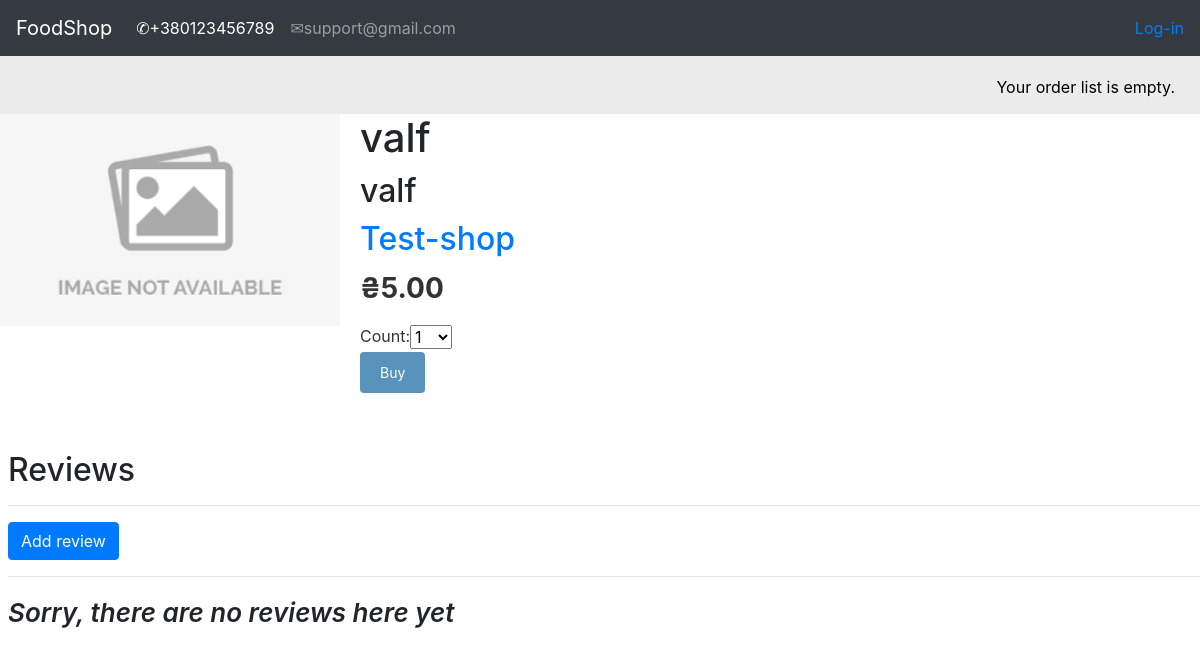
Before: /restaurant/product/2/valf/ with the older database file.
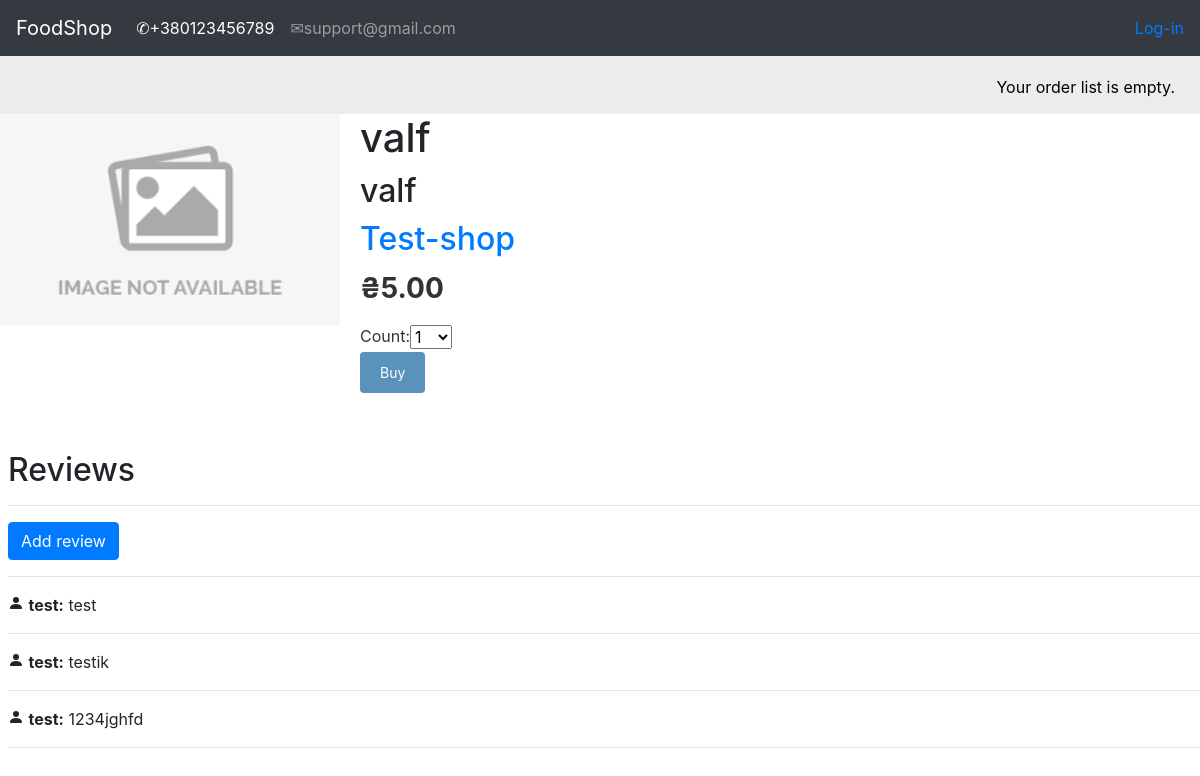
After: the same page with the newer database file.
### shop/models.py (models this page shows)
class Reviews(models.Model):
    product = models.ForeignKey(Product, on_delete=models.CASCADE, related_name='reviews')
    author = models.ForeignKey(settings.AUTH_USER_MODEL, on_delete=models.CASCADE)
    body = models.TextField()
    show = models.BooleanField(default=False)
    created = models.DateTimeField(auto_now_add=True)
    class Meta:
        ordering = ('created',)

### shop/views.py (the view)
# urls.py: path('restaurant/product/<int:id>/<slug:slug>/', views.product_detail, name='product_detail'),
def product_detail(request, id, slug):
    product = Product.objects.get(id=id, slug=slug)
    orderlist_form = OrderListAddProductForm()
    reviews = product.reviews.filter(show=True)
    new_review = None
    if request.method == "POST":
        reviews_form = ReviewsForm(request.POST)
        if reviews_form.is_valid() and request.user.is_authenticated:
            new_review = reviews_form.save(commit=False)
            new_review.product = product
            new_review.author = request.user
            new_review.save()
            reviews_form = ReviewsForm()
            messages.success(request, 'Your review has been successfully submitted for review')
            return HttpResponseRedirect(request.path)
        else:
            return redirect(LOGIN_URL)
    else:
        reviews_form = ReviewsForm()
    return render(request, 'shop/product_detail.html',
                  {'product': product,
                   'orderlist_form': orderlist_form,
                   'reviews': reviews,
                   'new_review': new_review,
                   'reviews_form': reviews_form})

### orderlist/forms.py
class OrderListAddProductForm(forms.Form):
    count = forms.TypedChoiceField(choices=PRODUCT_COUNT_CHOICES, coerce=int)
    update = forms.BooleanField(required=False, initial=False, widget=forms.HiddenInput)

### shop/forms.py
class ReviewsForm(forms.ModelForm):
    class Meta:
        model = Reviews
        fields = ('body',)

### orderlist/context_processors.py (called while the page is built)
def orderlist(request):
    return {'orderlist': OrderList(request)}

### orderlist/orderlist.py (called while the page is built)
    def __len__(self):
        return sum(item['count'] for item in self.orderlist.values())

### shop/models.py (called while the page is built)
    def __str__(self):
        return self.name

    def __str__(self):
        return self.name

    def get_shop_slug(self):
        shop = Shop.objects.get(name=self.shop)
        shop = shop.slug
        return reverse('product_list_by_shop',
                       args=[shop])

### templates/shop/product_detail.html (shortened to what this page needs)
{% extends 'shop/base.html' %}
{% load static %}
{% block context %}
  <div class="product-detail">
    <img src="{{ product.image.url }}">
    <h1>{{ product.name }}</h1>
    <h2>{{ product.category }}</h2>
    <h2><a href="{{ product.get_shop_slug }}">{{ product.shop }}</a></h2>
    <p class="price">₴{{ product.price }}</p>
    <form action="{% url 'orderlist:orderlist_add' product.id %}" method="post">
    {{ orderlist_form }}
    <input type="submit" value="Buy">
</form>
  </div>
<div class="reviews mt-5 pl-2">
<h2>Reviews</h2>
    <hr />
    <button class="btn btn-primary" id="SendBtn" onclick="showFormReview()">Add review</button><hr />
    <div class="reviews-list pb-2">
        {% if reviews %}
        {% for review in reviews %}
            <div>
                <p>
                    <svg width="1em" height="1em" viewBox="0 0 16 16" class="bi bi-person-fill" fill="currentColor" xmlns="http://www.w3.org/2000/svg">
                    <path fill-rule="evenodd" d="M3 14s-1 0-1-1 1-4 6-4 6 3 6 4-1 1-1 1H3zm5-6a3 3 0 1 0 0-6 3 3 0 0 0 0 6z"/>
                    </svg>
                <b>{{ review.author }}:</b> {{ review.body }}
                </p><hr>
            </div>
        {% endfor %}
        {% else %}
            <span style="font-size: 26px; font-weight: 600; font-style: italic">Sorry, there are no reviews here yet</span>
        {% endif %}
    </div>
</div>
{% endblock %}

Changed rows visible on the page:
added Reviews: author "test", body "test"
added Reviews: author "test", body "testik"
added Reviews: author "test", body "1234jghfd"
Other visible differences:
text no longer shown: "Sorry, there are no reviews here yet"
